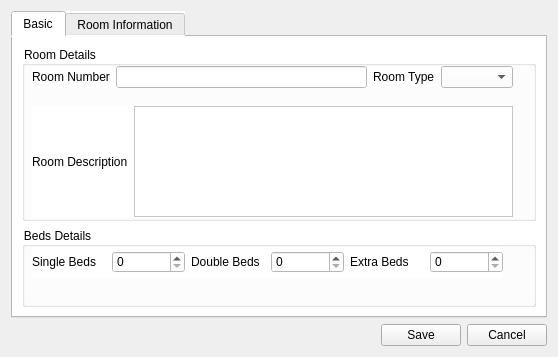
<?xml version="1.0" encoding="UTF-8"?>
<ui version="4.0">
 <class>AddRooms</class>
 <widget class="QWidget" name="AddRooms">
  <property name="geometry">
   <rect>
    <x>0</x>
    <y>0</y>
    <width>558</width>
    <height>357</height>
   </rect>
  </property>
  <property name="windowTitle">
   <string>Add New Room</string>
  </property>
  <property name="windowIcon">
   <iconset resource="bill_master_resources.qrc">
    <normaloff>:/icons/icons/1428288011_10.png</normaloff>:/icons/icons/1428288011_10.png</iconset>
  </property>
  <layout class="QVBoxLayout" name="verticalLayout_4">
   <item>
    <widget class="QTabWidget" name="tabWidget">
     <property name="styleSheet">
      <string notr="true">background:#fff;</string>
     </property>
     <property name="currentIndex">
      <number>0</number>
     </property>
     <widget class="QWidget" name="roomDetailsTab">
      <attribute name="title">
       <string>Basic</string>
      </attribute>
      <layout class="QVBoxLayout" name="verticalLayout">
       <item>
        <widget class="QGroupBox" name="groupBox_2">
         <property name="sizePolicy">
          <sizepolicy hsizetype="Preferred" vsizetype="Expanding">
           <horstretch>0</horstretch>
           <verstretch>0</verstretch>
          </sizepolicy>
         </property>
         <property name="title">
          <string>Room Details</string>
         </property>
         <widget class="QWidget" name="layoutWidget">
          <property name="geometry">
           <rect>
            <x>10</x>
            <y>20</y>
            <width>481</width>
            <height>22</height>
           </rect>
          </property>
          <layout class="QHBoxLayout" name="horizontalLayout_2">
           <item>
            <widget class="QLabel" name="label">
             <property name="text">
              <string>Room Number</string>
             </property>
            </widget>
           </item>
           <item>
            <widget class="QLineEdit" name="roomNumber"/>
           </item>
           <item>
            <widget class="QLabel" name="label_6">
             <property name="text">
              <string>Room Type</string>
             </property>
            </widget>
           </item>
           <item>
            <widget class="QComboBox" name="roomType"/>
           </item>
          </layout>
         </widget>
         <widget class="QWidget" name="layoutWidget">
          <property name="geometry">
           <rect>
            <x>10</x>
            <y>60</y>
            <width>481</width>
            <height>111</height>
           </rect>
          </property>
          <layout class="QHBoxLayout" name="horizontalLayout_3">
           <item>
            <widget class="QLabel" name="label_5">
             <property name="text">
              <string>Room Description</string>
             </property>
            </widget>
           </item>
           <item>
            <widget class="QTextEdit" name="roomDescription"/>
           </item>
          </layout>
         </widget>
        </widget>
       </item>
       <item>
        <widget class="QGroupBox" name="groupBox">
         <property name="sizePolicy">
          <sizepolicy hsizetype="Preferred" vsizetype="Minimum">
           <horstretch>0</horstretch>
           <verstretch>0</verstretch>
          </sizepolicy>
         </property>
         <property name="minimumSize">
          <size>
           <width>0</width>
           <height>80</height>
          </size>
         </property>
         <property name="title">
          <string>Beds Details</string>
         </property>
         <widget class="QWidget" name="layoutWidget">
          <property name="geometry">
           <rect>
            <x>10</x>
            <y>20</y>
            <width>471</width>
            <height>31</height>
           </rect>
          </property>
          <layout class="QGridLayout" name="gridLayout">
           <item row="0" column="0">
            <widget class="QLabel" name="label_2">
             <property name="text">
              <string>Single Beds</string>
             </property>
            </widget>
           </item>
           <item row="0" column="1">
            <widget class="QSpinBox" name="singleBeds"/>
           </item>
           <item row="0" column="2">
            <widget class="QLabel" name="label_3">
             <property name="text">
              <string>Double Beds</string>
             </property>
            </widget>
           </item>
           <item row="0" column="3">
            <widget class="QSpinBox" name="doubleBeds"/>
           </item>
           <item row="0" column="4">
            <widget class="QLabel" name="label_4">
             <property name="text">
              <string>Extra Beds</string>
             </property>
            </widget>
           </item>
           <item row="0" column="5">
            <widget class="QSpinBox" name="extraBed"/>
           </item>
          </layout>
         </widget>
        </widget>
       </item>
      </layout>
     </widget>
     <widget class="QWidget" name="tab_2">
      <attribute name="title">
       <string>Room Information</string>
      </attribute>
      <widget class="QGroupBox" name="groupBox_3">
       <property name="geometry">
        <rect>
         <x>10</x>
         <y>10</y>
         <width>511</width>
         <height>121</height>
        </rect>
       </property>
       <property name="title">
        <string>Room Equipments</string>
       </property>
       <widget class="QListWidget" name="equipments">
        <property name="geometry">
         <rect>
          <x>10</x>
          <y>20</y>
          <width>491</width>
          <height>91</height>
         </rect>
        </property>
        <property name="editTriggers">
         <set>QAbstractItemView::NoEditTriggers</set>
        </property>
        <property name="selectionMode">
         <enum>QAbstractItemView::MultiSelection</enum>
        </property>
       </widget>
      </widget>
      <widget class="QGroupBox" name="groupBox_4">
       <property name="geometry">
        <rect>
         <x>10</x>
         <y>140</y>
         <width>511</width>
         <height>61</height>
        </rect>
       </property>
       <property name="title">
        <string>Room Rates</string>
       </property>
       <widget class="QWidget" name="layoutWidget">
        <property name="geometry">
         <rect>
          <x>10</x>
          <y>30</y>
          <width>491</width>
          <height>22</height>
         </rect>
        </property>
        <layout class="QGridLayout" name="gridLayout_3">
         <item row="0" column="0">
          <widget class="QLabel" name="label_7">
           <property name="text">
            <string>Rate per room</string>
           </property>
          </widget>
         </item>
         <item row="0" column="1">
          <widget class="QLineEdit" name="rate_per_room"/>
         </item>
         <item row="0" column="2">
          <widget class="QLabel" name="label_8">
           <property name="text">
            <string>Rate per person</string>
           </property>
          </widget>
         </item>
         <item row="0" column="3">
          <widget class="QLineEdit" name="rate_per_person"/>
         </item>
        </layout>
       </widget>
      </widget>
      <widget class="QGroupBox" name="groupBox_5">
       <property name="geometry">
        <rect>
         <x>10</x>
         <y>210</y>
         <width>511</width>
         <height>61</height>
        </rect>
       </property>
       <property name="title">
        <string>Room Status</string>
       </property>
       <widget class="QWidget" name="layoutWidget">
        <property name="geometry">
         <rect>
          <x>10</x>
          <y>20</y>
          <width>491</width>
          <height>19</height>
         </rect>
        </property>
        <layout class="QGridLayout" name="gridLayout_4">
         <item row="0" column="0">
          <widget class="QRadioButton" name="room_status_none">
           <property name="text">
            <string>None</string>
           </property>
          </widget>
         </item>
         <item row="0" column="1">
          <widget class="QRadioButton" name="room_status_need_cleaning">
           <property name="text">
            <string>Needs Cleaning</string>
           </property>
          </widget>
         </item>
         <item row="0" column="2">
          <widget class="QRadioButton" name="room_status_clean">
           <property name="text">
            <string>Clean</string>
           </property>
          </widget>
         </item>
         <item row="0" column="3">
          <widget class="QRadioButton" name="room_status_clean_checked">
           <property name="text">
            <string>Clean Checked</string>
           </property>
          </widget>
         </item>
        </layout>
       </widget>
      </widget>
     </widget>
    </widget>
   </item>
   <item>
    <layout class="QHBoxLayout" name="horizontalLayout">
     <item>
      <spacer name="horizontalSpacer">
       <property name="orientation">
        <enum>Qt::Horizontal</enum>
       </property>
       <property name="sizeHint" stdset="0">
        <size>
         <width>40</width>
         <height>20</height>
        </size>
       </property>
      </spacer>
     </item>
     <item>
      <widget class="QPushButton" name="saveRoom">
       <property name="text">
        <string>Save</string>
       </property>
      </widget>
     </item>
     <item>
      <widget class="QPushButton" name="cancelAddNewRoom">
       <property name="text">
        <string>Cancel</string>
       </property>
      </widget>
     </item>
    </layout>
   </item>
  </layout>
 </widget>
 <resources>
  <include location="bill_master_resources.qrc"/>
 </resources>
 <connections/>
</ui>
